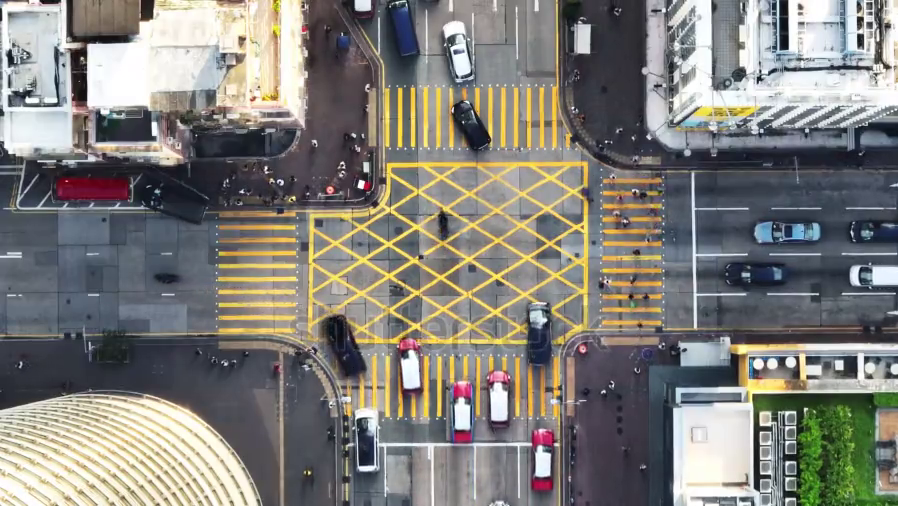
#> input picture frame 32 of 1.mp4, 898 x 506 px, given in place of Bog.mp4, which was not available
$ python VehicleDetector2.py
#> lines starting #> are read from the running program, lines starting #| are printed output that depends on the picture; after the words box and inside, x2 and y2 are one past the last pixel; in counts of white or black regions, pixels touching at a corner belong together; pictures that were not available may be replaced by others from this repository, and a replacement may not be noted
import cv2
import numpy as np

# Cargar los clasificadores en cascada para vehículos y peatones
car_cascade = cv2.CascadeClassifier("cars.xml")
pedestrian_cascade = cv2.CascadeClassifier("haarcascade_fullbody.xml")

# Iniciar la captura de vídeo
video_src = "Bog.mp4"
cap = cv2.VideoCapture(video_src)

while True:
    ret, img = cap.read()
#> img is the input picture: shape (506, 898, 3); mean B, G, R 122.5, 127.7, 129.4
    if not ret:
        break

    # Convertir a escala de grises
    gray = cv2.cvtColor(img, cv2.COLOR_BGR2GRAY)
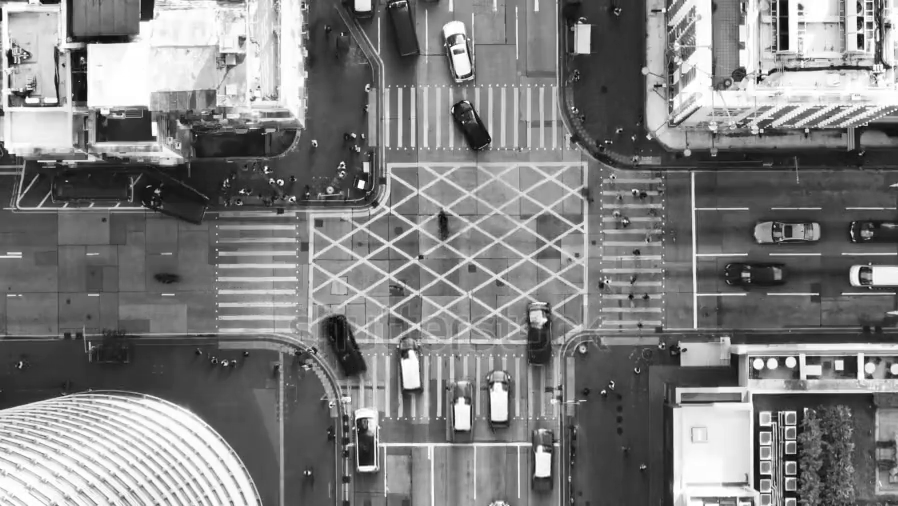
#> gray: shape (506, 898); min 3, max 255, mean 127.6
    #a
    # Aplicar un desenfoque Gaussiano
    # blur = cv2.GaussianBlur(gray, (2, 2), 0)

    # Dilatar la imagen
    dilated = cv2.dilate(gray, np.ones((2, 2)))
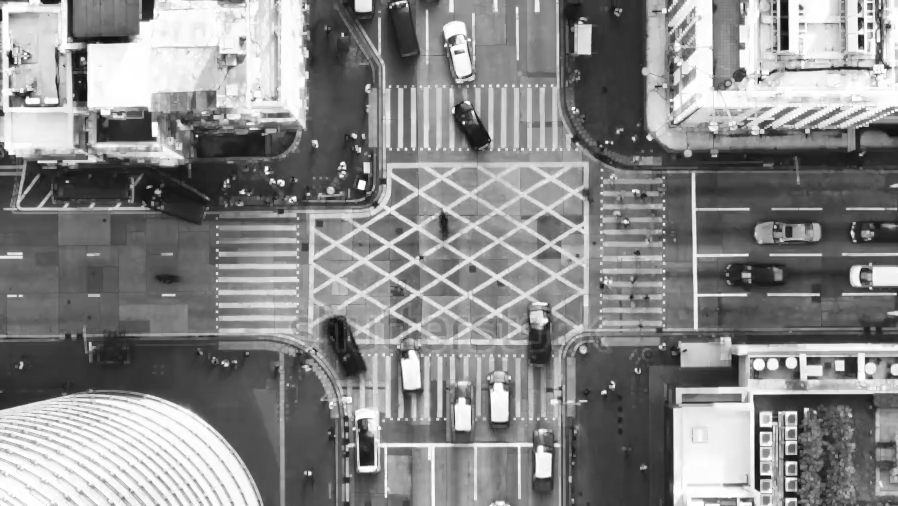
#> dilated: shape (506, 898); min 11, max 255, mean 136.2

    # Aplicar cierre morfológico
    kernel = cv2.getStructuringElement(cv2.MORPH_ELLIPSE, (2, 2))
    closing = cv2.morphologyEx(dilated, cv2.MORPH_CLOSE, kernel)
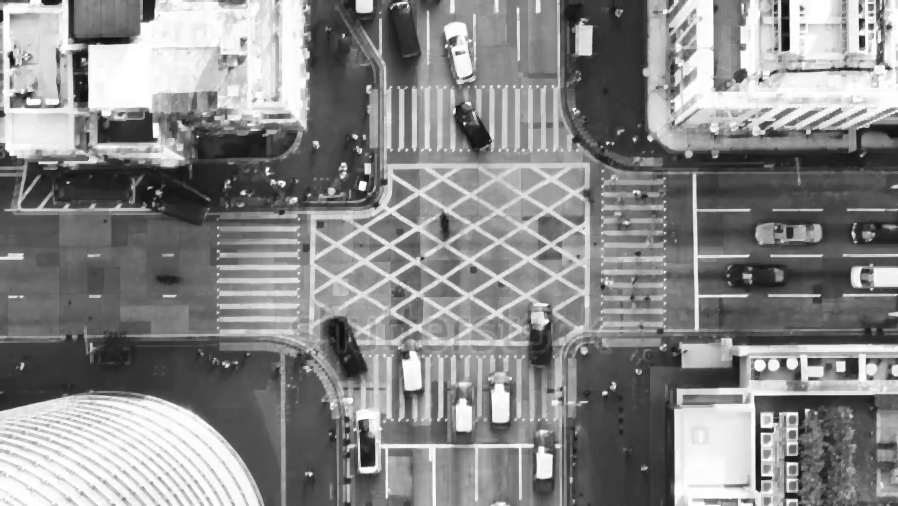
#> closing: shape (506, 898); min 15, max 255, mean 136.8

    # Mostrar la imagen después de las operaciones morfológicas
    cv2.imshow("Morphological Closing", closing)

    # Detectar vehículos y peatones
    cars = car_cascade.detectMultiScale(closing, 1.1, 1)
#> cars = 29 rows, first 6: [782, 57, 22, 22], [795, 57, 23, 23], [21, 92, 23, 23], [41, 92, 22, 22], [432, 157, 21, 21], [779, 219, 21, 21]
    pedestrians = pedestrian_cascade.detectMultiScale(closing, 1.1, 1)
#> pedestrians = [[460, 110, 35, 71], [504, 258, 70, 140], [384, 328, 58, 117]]

    # Dibujar rectángulos alrededor de los vehículos
    for x, y, w, h in cars:
        cv2.rectangle(img, (x, y), (x + w, y + h), (255, 0, 0), 2)
#> this loop made 29 passes
#> (x, y, w, h) on passes 1 to 12: (782, 57, 22, 22), (795, 57, 23, 23), (21, 92, 23, 23), (41, 92, 22, 22), (432, 157, 21, 21), (779, 219, 21, 21), (807, 288, 20, 20), (542, 155, 23, 23), (643, 162, 23, 23), (806, 272, 23, 23), (626, 184, 26, 26), (600, 224, 27, 27)
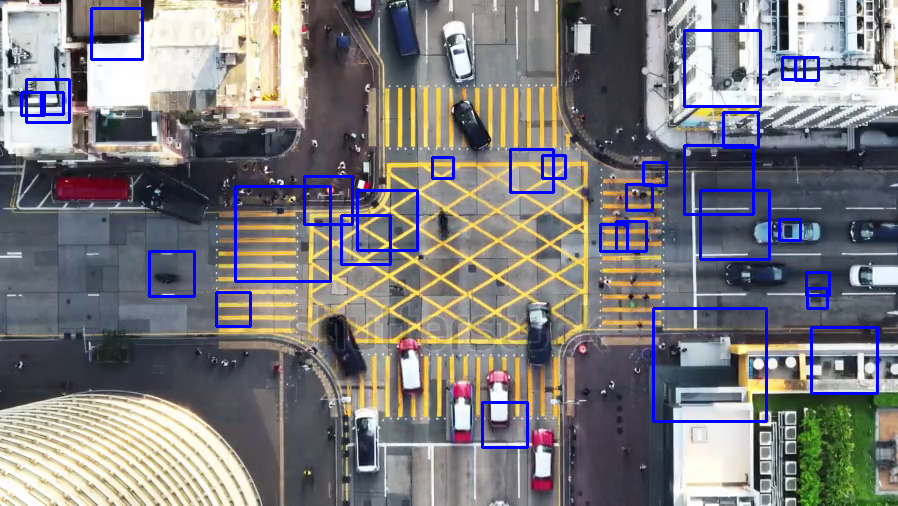
#> img: shape (506, 898, 3); 3.18% of pixels changed, all inside (x1, y1, x2, y2) = (20, 7, 879, 449)

    # Dibujar rectángulos alrededor de los peatones
    for x, y, w, h in pedestrians:
        cv2.rectangle(img, (x, y), (x + w, y + h), (0, 255, 255), 2)
#> this loop made 3 passes
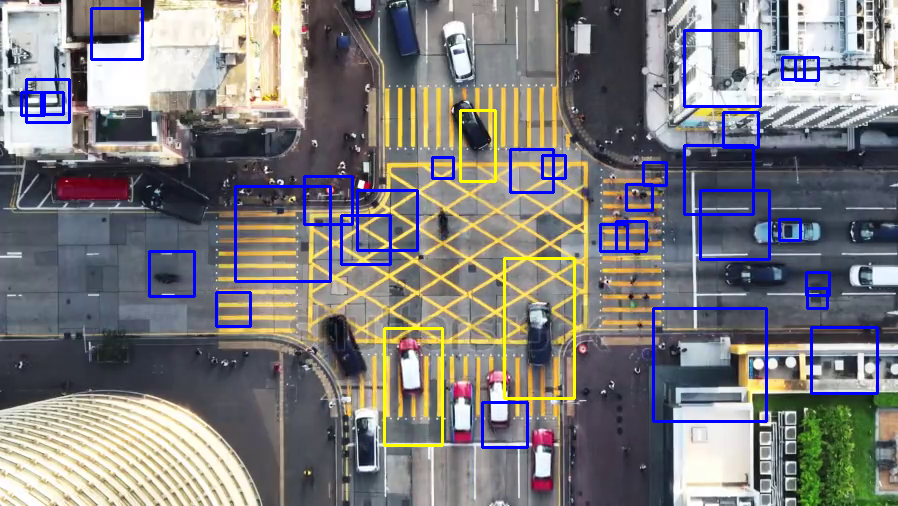
#> img: shape (506, 898, 3); 0.65% of pixels changed, all inside (x1, y1, x2, y2) = (383, 109, 576, 447)

    # Mostrar la imagen resultante con las detecciones
    cv2.imshow("Vehicle and Pedestrian Detection", img)

    # Romper el bucle si se presiona la tecla 'q'
    if cv2.waitKey(1) & 0xFF == ord("q"):
#> (key q is pressed here)
        break

# Liberar la captura de vídeo y cerrar todas las ventanas
cap.release()
cv2.destroyAllWindows()

$ run again, starting later in the video
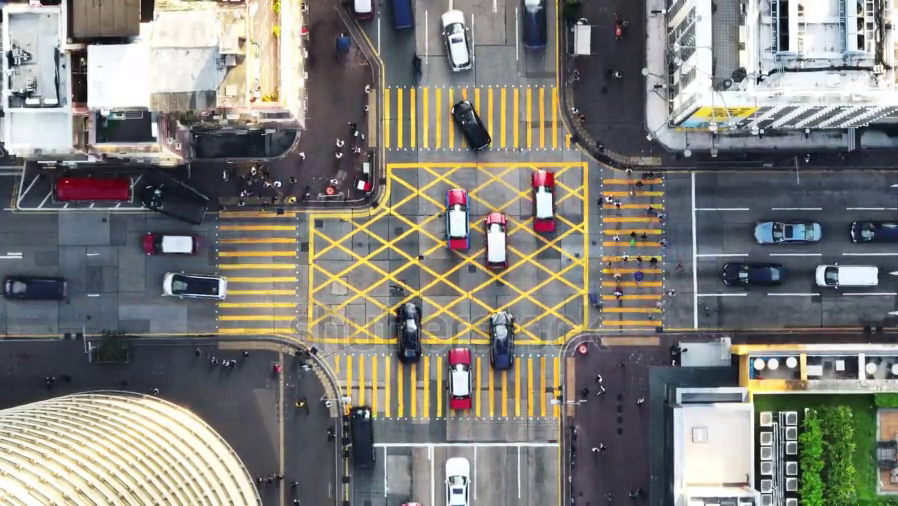
#> input picture frame 146 of 1.mp4, 898 x 506 px, given in place of Bog.mp4, which was not available
#> img is the input picture: shape (506, 898, 3); mean B, G, R 122, 127, 128.3
#> cars = 19 rows, first 6: [39, 91, 26, 26], [72, 145, 21, 21], [596, 224, 22, 22], [795, 57, 23, 23], [22, 93, 24, 24], [156, 111, 29, 29]
#> pedestrians = [[459, 108, 36, 73], [472, 309, 61, 122], [258, 109, 83, 166], [367, 244, 80, 160]]
#> the loop `for x, y, w, h in cars:` made 19 passes
#> after the loop `for x, y, w, h in cars:`:
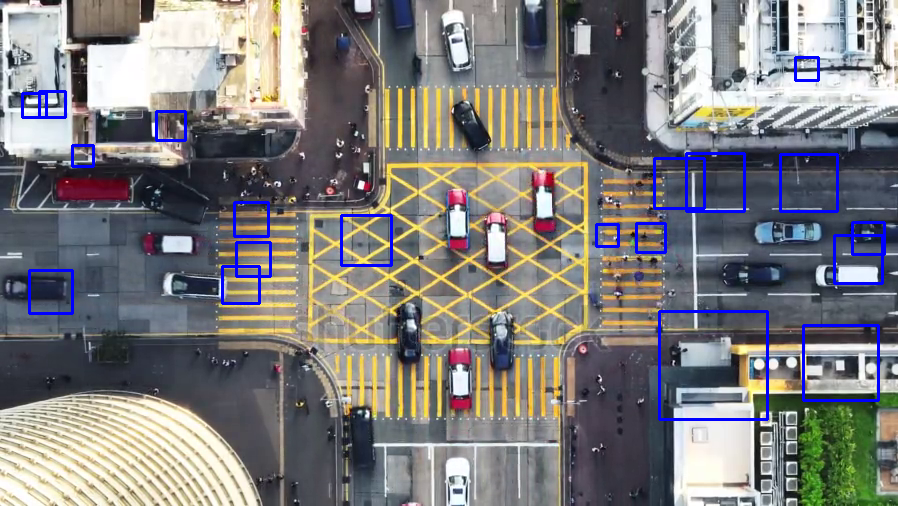
#> img: shape (506, 898, 3); 2.07% of pixels changed, all inside (x1, y1, x2, y2) = (21, 56, 886, 421)
#> the loop `for x, y, w, h in pedestrians:` made 4 passes
#> after the loop `for x, y, w, h in pedestrians:`:
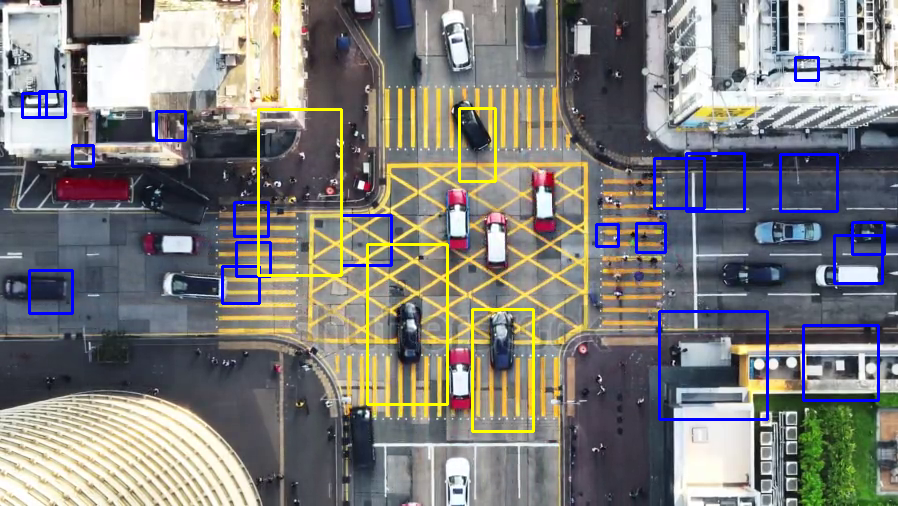
#> img: shape (506, 898, 3); 1.03% of pixels changed, all inside (x1, y1, x2, y2) = (257, 107, 535, 433)

$ run again, starting later in the video
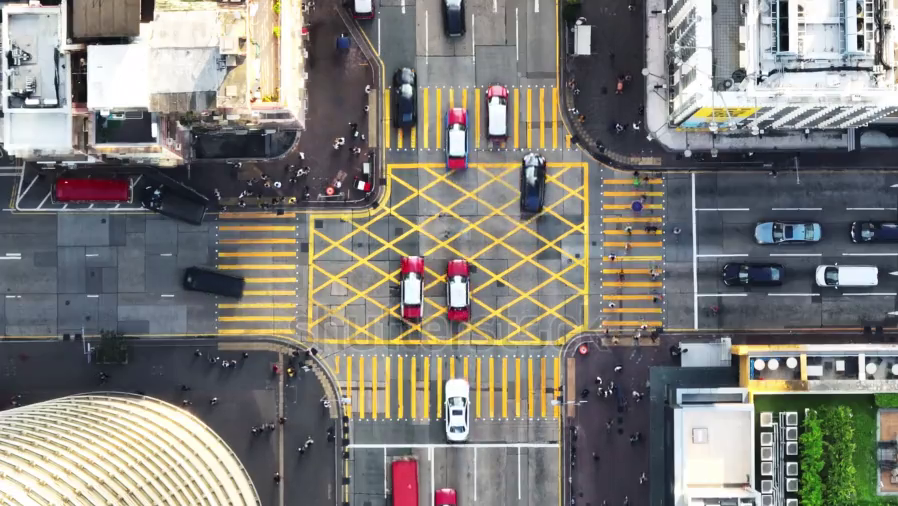
#> input picture frame 260 of 1.mp4, 898 x 506 px, given in place of Bog.mp4, which was not available
#> img is the input picture: shape (506, 898, 3); mean B, G, R 122.3, 127.2, 129.1
#> cars = 19 rows, first 6: [797, 58, 21, 21], [22, 94, 23, 23], [823, 259, 21, 21], [447, 400, 22, 22], [677, 383, 24, 24], [37, 90, 28, 28]
#> pedestrians = [[454, 98, 30, 60]]
#> the loop `for x, y, w, h in cars:` made 19 passes
#> after the loop `for x, y, w, h in cars:`:
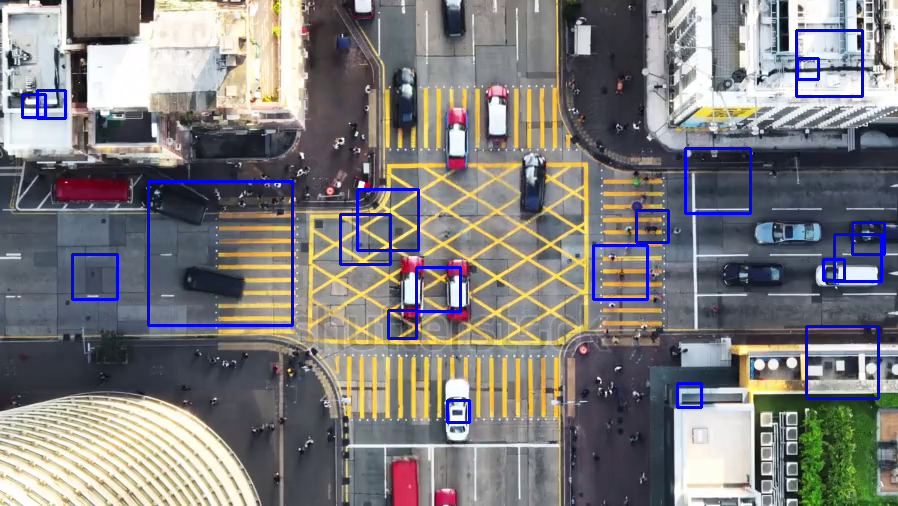
#> img: shape (506, 898, 3); 2.27% of pixels changed, all inside (x1, y1, x2, y2) = (21, 29, 886, 424)
#> the loop `for x, y, w, h in pedestrians:` made 1 pass
#> after the loop `for x, y, w, h in pedestrians:`:
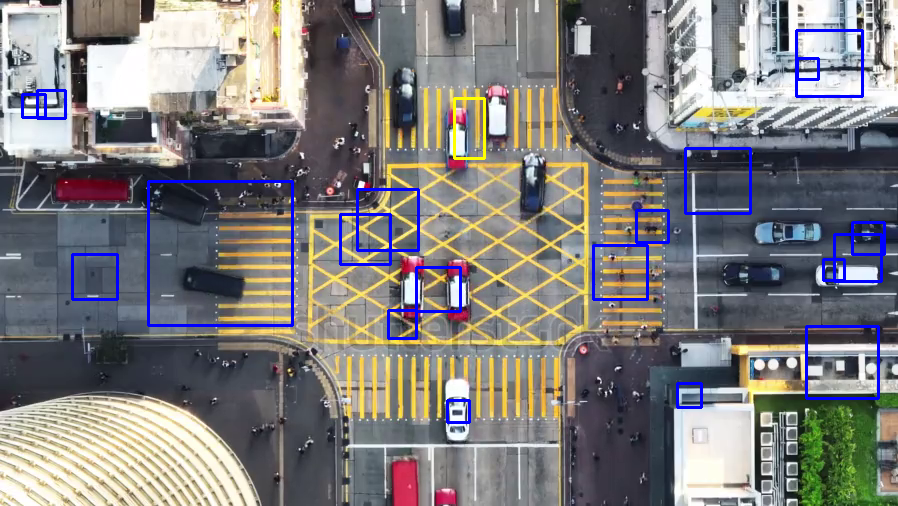
#> img: shape (506, 898, 3); 0.12% of pixels changed, all inside (x1, y1, x2, y2) = (453, 97, 486, 160)
